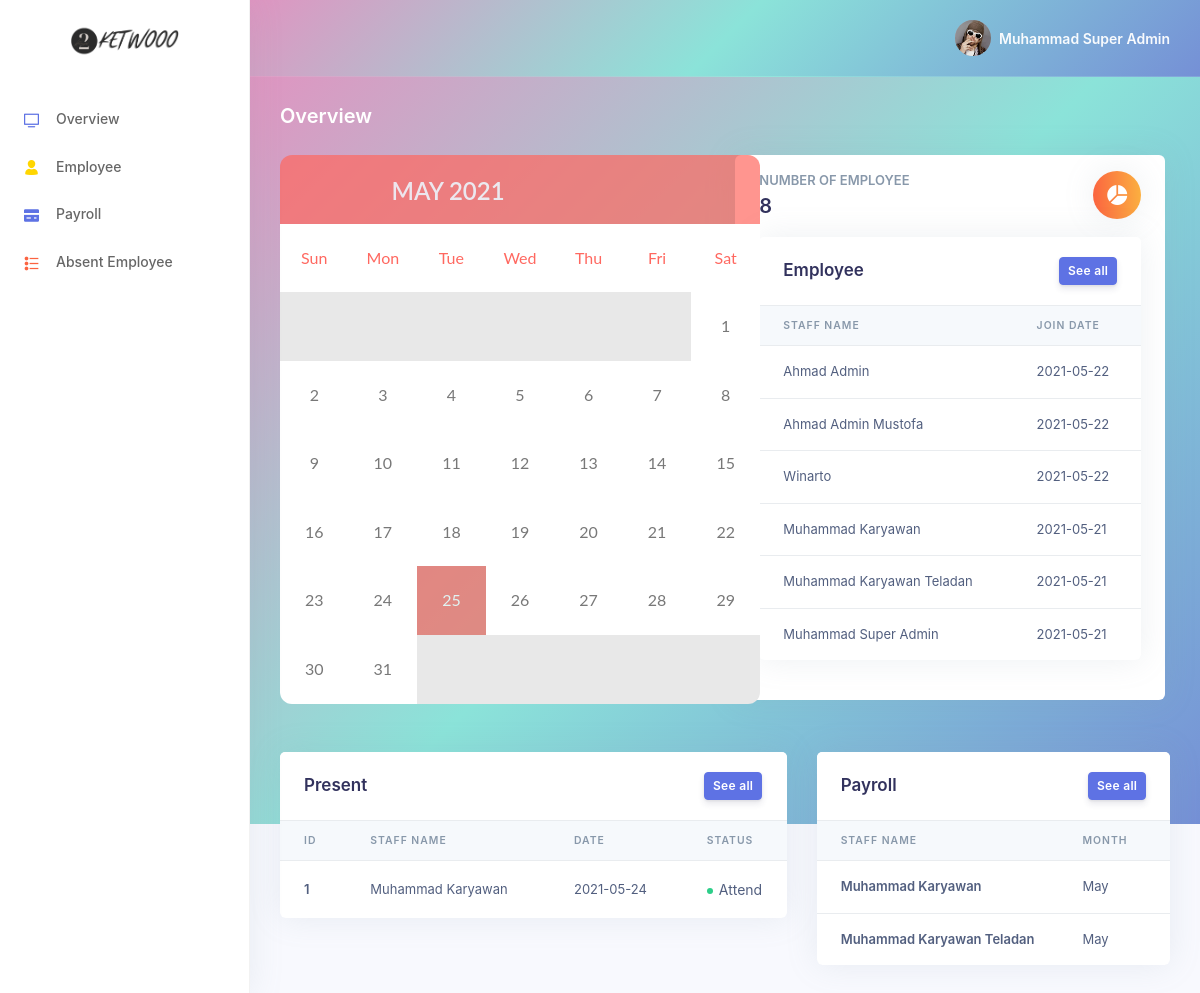
The page /index.php (signed in) on the database as committed earlier.
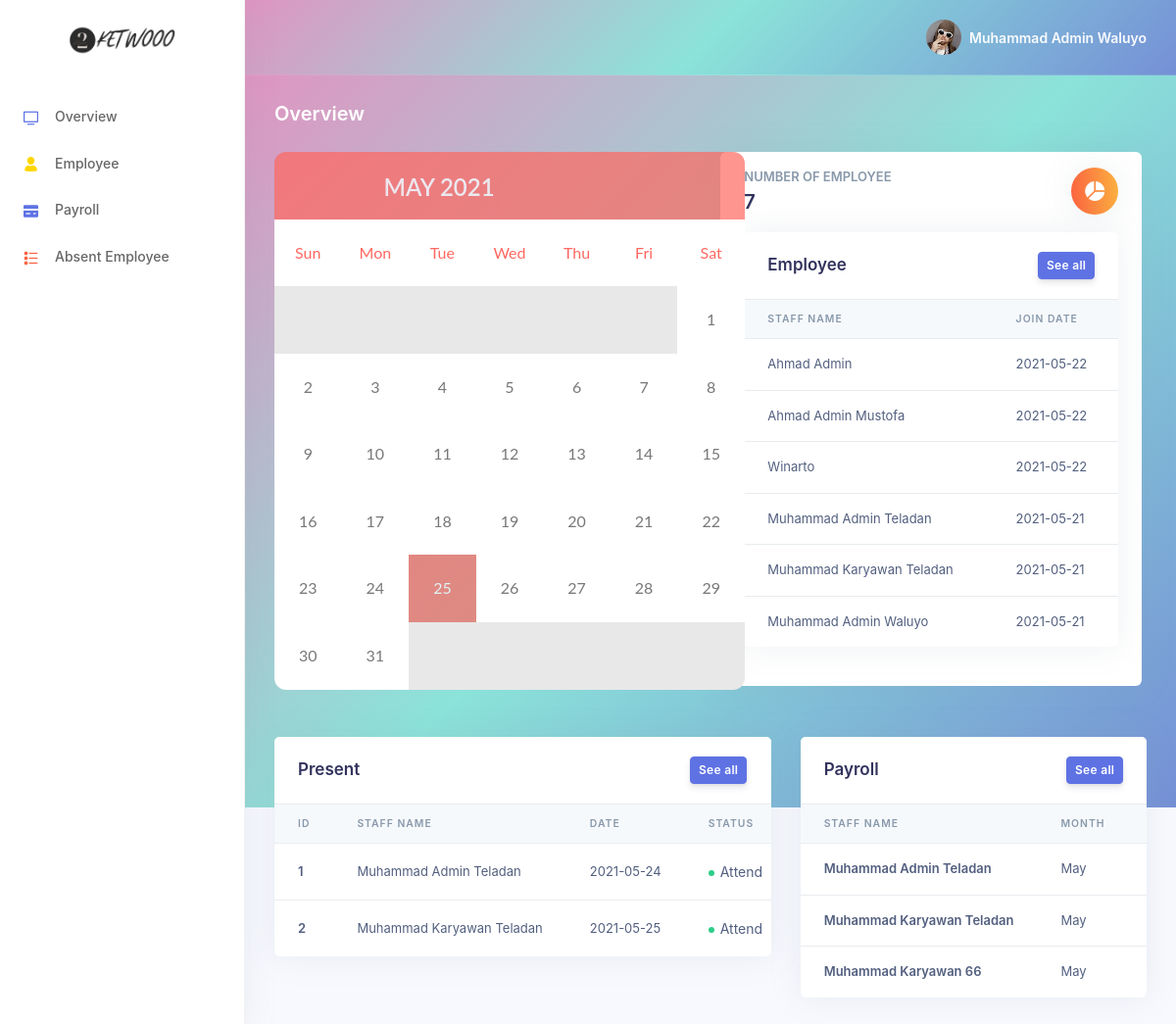
The same page on the database as committed later.
### tables this page shows
CREATE TABLE `user` (
  `id_user` int(16) NOT NULL,
  `nama_user` varchar(64) NOT NULL,
  `email_user` varchar(64) NOT NULL,
  `password_user` varchar(64) NOT NULL,
  `level_user` enum('karyawan','admin','super_admin') NOT NULL,
  `jabatan` varchar(32) DEFAULT NULL,
  `join_date` date NOT NULL,
  `alamat_user` varchar(64) DEFAULT NULL,
  `nohp` varchar(16) DEFAULT NULL
);

CREATE TABLE `attendance` (
  `id_attendance` int(16) NOT NULL,
  `id_user` int(16) NOT NULL,
  `attendance_date` varchar(16) DEFAULT NULL,
  `attendance_status` tinyint(1) DEFAULT 0
);

CREATE TABLE `payroll` (
  `id_payroll` int(11) NOT NULL,
  `id_user` int(11) NOT NULL,
  `year_filter` enum('2020','2021') NOT NULL,
  `month_filter` enum('January','February','March','April','May','June','July','August','September','October','November','December') NOT NULL,
  `salary` int(11) DEFAULT NULL,
  `payment_method` enum('Bank Transfer','OVO','DANA','Gopay') DEFAULT NULL,
  `status_paid` tinyint(1) NOT NULL DEFAULT 0
);

### overview.php (the view, shortened to what this page needs)
<?php
  include("system/connection.php");
  $selectattendance = mysqli_query($connection,"SELECT * FROM attendance INNER JOIN user ON attendance.id_user = user.id_user WHERE attendance_status = 1 LIMIT 3");
  $selectuser = mysqli_query($connection, "SELECT * FROM user ORDER BY join_date DESC LIMIT 6");
  $cur_year = date('Y');
  $cur_month = date('M');
  $selectpayroll = mysqli_query($connection, "SELECT * FROM payroll INNER JOIN user ON payroll.id_user = user.id_user WHERE status_paid = 1 AND year_filter = '$cur_year' AND month_filter = '$cur_month' LIMIT 3");
?>
<div class="header gradient-bg pb-6">
  <div class="container-fluid">
    <div class="header-body">
      <div class="row align-items-center py-4">
        <div class="col-lg-6 col-7">
          <h6 class="h2 text-white d-inline-block mb-0">Overview</h6>
        </div>
      </div>
      <div class="row">
        <div class="col-md-5 mb-5">
          <div>
            <div id="calendar">
              <div id="calendar_header">
                <h1></h1>
              </div>
              <div id="calendar_weekdays"></div>
              <div id="calendar_content"></div>
            </div>
          </div>
        </div>
        <div class="col-xl-6 col-md-6 ml-6">
          <div class="card card-stats">
            <div class="card-body">
              <div class="row">
                <div class="col">
                  <h5 class="card-title text-uppercase text-muted mb-0">Number Of Employee</h5>
                  <span class="h2 font-weight-bold mb-0">
                  <?php
                    $numberofemployee = 0;
                    $countuser = mysqli_query($connection, "SELECT * FROM user");
                    foreach($countuser as $counternumber){$numberofemployee+=1;}
                    echo "$numberofemployee";
                  ?>
                  </span>
                </div>
                <div class="col-auto">
                  <div class="icon icon-shape bg-gradient-orange text-white rounded-circle shadow">
                    <i class="ni ni-chart-pie-35"></i>
                  </div>
                </div>
              </div>
              <div class="mt-3 mb-0">
                <div class="col-xl-15">
                  <div class="card mb-4">
                    <div class="card-header border-0">
                      <div class="row align-items-center">
                        <div class="col">
                          <h3 class="mb-0">Employee</h3>
                        </div>
                        <div class="col text-right">
                          <a href="employee.html" class="btn btn-sm btn-primary">See all</a>
                        </div>
                      </div>
                    </div>
                    <div class="table-responsive">
                      <table class="table align-items-center table-flush">
                          <thead class="thead-light">
                              <tr>
                                  <th scope="col">Staff Name</th>
                                  <th scope="col">join date</th>
                              </tr>
                          </thead>
                          <tbody>
                            <?php
                              foreach($selectuser as $data){
                            ?>
                            <tr>
                                <td>
                                    <?= $data['nama_user'] ?>
                                </td>
                                <td>
                                    <?= $data['join_date'] ?>
                                </td>
                            </tr>
                            <?php } ?>
                          </tbody>
                      </table>
                    </div>
                  </div>
                </div>
              </div>
            </div>
          </div>
        </div>
      </div>
    </div>
  </div>
</div>
<div class="container-fluid mt--6">
  <div class="row">
    <div class="col-xl-7">
      <div class="card">
        <div class="card-header border-0">
          <div class="row align-items-center">
            <div class="col">
              <h3 class="mb-0">Present</h3>
            </div>
            <div class="col text-right">
              <a href="index.php?page=AbsentEmployee" class="btn btn-sm btn-primary">See all</a>
            </div>
          </div>
        </div>
        <div class="table-responsive">
          <table class="table align-items-center table-flush">
          <thead class="thead-light">
            <tr>
              <th scope="col">ID</th>
              <th scope="col">Staff Name</th>
              <th scope="col">Date</th>
              <th scope="col">Status</th>
            </tr>
          </thead>
            <tbody>
              <?php foreach($selectattendance as $data){ ?>
                <tr>
                <th scope="row">
                      <?= $data['id_user'] ?>
                  </th>
                  <td>
                      <?= $data['nama_user'] ?>
                  </td>
                  <td>
                      <?= $data['attendance_date'] ?>
                  </td>
                  <td>
                  <?php
                    if($data['attendance_status'] == 1){
                      echo '<span class="badge badge-dot mr--4">
                      <i class="bg-success"></i>Attend
                      </span>';
                      }else{
                      echo '<span class="badge badge-dot mr--4">
                      <i class="bg-danger"></i>Not Attend
                      </span>';
                    } ?>
                  </td>
                </tr>
              <?php } ?>
            </tbody>
          </table>
        </div>
      </div>
    </div>
    <div class="col-xl-5">
      <div class="card">
        <div class="card-header border-0">
          <div class="row align-items-center">
            <div class="col">
              <h3 class="mb-0">Payroll</h3>
            </div>
            <div class="col text-right">
              <a href="index.php?page=payroll" class="btn btn-sm btn-primary">See all</a>
            </div>
          </div>
        </div>
        <div class="table-responsive">
          <table class="table align-items-center table-flush">
            <thead class="thead-light">
              <tr>
                <th scope="col">STAFF NAME</th>
                <th scope="col">MONTH</th>
                <th scope="col">STATUS</th>
              </tr>
            </thead>
            <tbody>
              <?php
                foreach($selectpayroll as $data){
              ?>
              <tr>
                <th scope="row">
                  <?= $data['nama_user'] ?>
                </th>
                <td>
                  <?= $cur_month ?>
                </td>
                <td>
                </td>
              </tr>
              <?php } ?>
            </tbody>
          </table>
        </div>
      </div>
    </div>
  </div>
</div>

### index.php (shortened to what this page needs)
<?php
include("system/connection.php");
?>
<!DOCTYPE html>
<html>
<head>
    <link rel='stylesheet prefetch' href='http://netdna.bootstrapcdn.com/font-awesome/3.2.1/css/font-awesome.css'>
    <link rel="stylesheet" href="asset/library/vendor/nucleo/css/nucleo.css" type="text/css">
    <link rel="stylesheet" href="asset/library/vendor/@fortawesome/fontawesome-free/css/all.min.css" type="text/css">
    <link rel="stylesheet" href="asset/library/css/argon.css" type="text/css">
    <link rel="stylesheet" href="asset/styles.css">
</head>
<body>
  <nav class="sidenav navbar navbar-vertical  fixed-left  navbar-expand-xs navbar-light bg-white" id="sidenav-main">
    <div class="scrollbar-inner">
      <div class="sidenav-header  align-items-center">
        <a class="navbar-brand" href="javascript:void(0)">
          <img src="asset/images/ketwooo.png" class="navbar-brand-img" alt="...">
        </a>
      </div>
      <div class="navbar-inner">
        <div class="collapse navbar-collapse" id="sidenav-collapse-main">
          <ul class="navbar-nav">
            <?php if ($_SESSION['level_user'] == 'super_admin'){ ?>
            <li class="nav-item">
              <a class="nav-link" href="index.php?page=overview">
                <i class="ni ni-tv-2 text-primary"></i>
                <span class="nav-link-text">Overview</span>
              </a>
            </li>
            <li class="nav-item">
              <a class="nav-link" href="index.php?page=employee">
                <i class="ni ni-single-02 text-yellow"></i>
                <span class="nav-link-text">Employee</span>
              </a>
            </li>
            <li class="nav-item">
              <a class="nav-link" href="index.php?page=payroll">
                <i class="ni ni-credit-card text-primary"></i>
                <span class="nav-link-text">Payroll</span>
              </a>
            </li>
            <li class="nav-item">
              <a class="nav-link" href="index.php?page=AbsentEmployee">
                <i class="ni ni-bullet-list-67 text-orange"></i>
                <span class="nav-link-text">Absent Employee</span>
              </a>
            </li>
            <?php }?>
          </ul>
        </div>
      </div>
    </div>
  </nav>
  <div class="main-content" id="panel">
    <nav class="navbar navbar-top navbar-expand navbar-dark gradient-bg border-bottom">
      <div class="container-fluid">
        <div class="collapse navbar-collapse" id="navbarSupportedContent">
          <ul class="navbar-nav align-items-center  ml-md-auto ml-md-0 ">
            <li class="nav-item dropdown">
              <a class="nav-link pr-0" href="#" role="button" data-toggle="dropdown" aria-haspopup="true" aria-expanded="false">
                <div class="media align-items-center">
                  <span class="avatar avatar-sm rounded-circle">
                    <img alt="Image placeholder" src="asset/images/profil.jpg">
                  </span>
                  <div class="media-body  ml-2  d-none d-lg-block">
                    <span class="mb-0 text-sm  font-weight-bold"><?= $_SESSION["nama_user"] ?></span>
                  </div>
                </div>
              </a>
            </li>
          </ul>
        </div>
      </div>
    </nav>
    <?php
    if (!isset($_GET["page"])) {
        if ($_SESSION['level_user'] == 'super_admin'){
            include("overview.php");
        }elseif($_SESSION['level_user'] == 'karyawan'){
            include("attendance.php");
        }
    } else {
        include($_GET["page"] . ".php");
    }
    ?>
  </div>
</body>
</html>

### asset/styles.css (style rules this page uses)
body { font-family: -apple-system, BlinkMacSystemFont, 'Segoe UI', Roboto, Oxygen, Ubuntu, Cantarell, 'Open Sans', 'Helvetica Neue', sans-serif; }
.gradient-bg { background-image: linear-gradient(135deg, #DF95C1, #8BE3D9, #7590D6); }
thead { cursor: default; }
#calendar { margin-left: auto; margin-right: auto; width: 320px; height: 30px; font-family: 'Lato', sans-serif; }
#calendar_content, #calendar_weekdays, #calendar_header { position: relative; width: 320px; overflow: hidden; float: left; z-index: 10; }
#calendar_content { -webkit-border-radius: 0px 0px 12px 12px; -moz-border-radius: 0px 0px 12px 12px; border-radius: 0px 0px 12px 12px; }
#calendar_header, #calendar_content div.today { zoom: 1; filter: alpha(opacity=70); opacity: 0.7; }
#calendar_header { width: 100%; height: 37px; text-align: center; background-color: #FF6860; padding: 18px 0; -webkit-border-radius: 12px 12px 0px 0px; -moz-border-radius: 12px 12px 0px 0px; border-radius: 12px 12px 0px 0px; }
#calendar_header h1 { font-size: 1.5em; color: #FFFFFF; float:left; width:70%; }

Rows that differ between the two databases and show on the page:
removed payroll: id_user.nama_user "Muhammad Karyawan"
changed user: nama_user "Muhammad Karyawan" → "Muhammad Admin Teladan"
changed user: nama_user "Muhammad Super Admin" → "Muhammad Admin Waluyo"
changed through a linked row, attendance: id_user.nama_user "Muhammad Karyawan" → "Muhammad Admin Teladan"
added attendance: id_user.id_user "2", id_user.nama_user "Muhammad Karyawan Teladan", attendance_date "2021-05-25", attendance_status 1 (drawn)
added payroll: id_user.nama_user "Muhammad Admin Teladan"
added payroll: id_user.nama_user "Muhammad Karyawan 66"
Other text that changed with them:
$_SESSION["nama_user"]: "Muhammad Super Admin" → "Muhammad Admin Waluyo"
$numberofemployee: "8" → "7"
